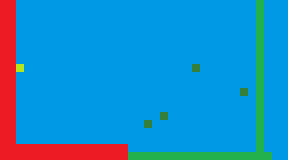

Tiled map render using the project's own tile images. Description and the whole map definition, tile-layer contents included, below:
An orthogonal 36x20 tile map with 8x8 px tiles, 1 tile layer (Layer), 2 tilesets and 8 objects.

<map version="1.10" tiledversion="1.11.2" orientation="orthogonal" renderorder="right-down" width="36" height="20" tilewidth="8" tileheight="8" infinite="0" backgroundcolor="#0099e6" nextlayerid="5" nextobjectid="51">
 <properties>
  <property name="LoadBackground" type="bool" value="true" />
 </properties>
 <tileset firstgid="1" source="Red.tsx" />
 <tileset firstgid="2" source="Green.tsx" />
 <layer id="1" name="Layer" width="36" height="20">
  <properties>
   <property name="Layer" type="int" value="5" />
  </properties>
  <data encoding="csv">
0,0,0,0,0,0,0,0,0,0,0,0,0,0,0,0,0,0,0,0,0,0,0,0,0,0,0,0,0,0,0,0,2,0,0,0,
1,0,0,0,0,0,0,0,0,0,0,0,0,0,0,0,0,0,0,0,0,0,0,0,0,0,0,0,0,0,0,0,2,0,0,0,
0,0,0,0,0,0,0,0,0,0,0,0,0,0,0,0,0,0,0,0,0,0,0,0,0,0,0,0,0,0,0,0,2,0,0,0,
1,0,0,0,0,0,0,0,0,0,0,0,0,0,0,0,0,0,0,0,0,0,0,0,0,0,0,0,0,0,0,0,2,0,0,0,
0,0,0,0,0,0,0,0,0,0,0,0,0,0,0,0,0,0,0,0,0,0,0,0,0,0,0,0,0,0,0,0,2,0,0,0,
1,0,0,0,0,0,0,0,0,0,0,0,0,0,0,0,0,0,0,0,0,0,0,0,0,0,0,0,0,0,0,0,2,0,0,0,
0,0,0,0,0,0,0,0,0,0,0,0,0,0,0,0,0,0,0,0,0,0,0,0,0,0,0,0,0,0,0,0,2,0,0,0,
1,0,0,0,0,0,0,0,0,0,0,0,0,0,0,0,0,0,0,0,0,0,0,0,0,0,0,0,0,0,0,0,2,0,0,0,
0,0,3,0,0,0,0,0,0,0,0,0,0,0,0,0,0,0,0,0,0,0,0,0,4,0,0,0,0,0,0,0,2,0,0,0,
1,0,0,0,0,0,0,0,0,0,0,0,0,0,0,0,0,0,0,0,0,0,0,0,0,0,0,0,0,0,0,0,2,0,0,0,
0,0,0,0,0,0,0,0,0,0,0,0,0,0,0,0,0,0,0,0,0,0,0,0,0,0,0,0,0,0,0,0,2,0,0,0,
1,0,0,0,0,0,0,0,0,0,0,0,0,0,0,0,0,0,0,0,0,0,0,0,0,0,0,0,0,0,4,0,2,0,0,0,
0,0,0,0,0,0,0,0,0,0,0,0,0,0,0,0,0,0,0,0,0,0,0,0,0,0,0,0,0,0,0,0,2,0,0,0,
1,0,0,0,0,0,0,0,0,0,0,0,0,0,0,0,0,0,0,0,0,0,0,0,0,0,0,0,0,0,0,0,2,0,0,0,
0,0,0,0,0,0,0,0,0,0,0,0,0,0,0,0,0,0,0,0,4,0,0,0,0,0,0,0,0,0,0,0,2,0,0,0,
1,0,0,0,0,0,0,0,0,0,0,0,0,0,0,0,0,0,4,0,0,0,0,0,0,0,0,0,0,0,0,0,2,0,0,0,
0,0,0,0,0,0,0,0,0,0,0,0,0,0,0,0,0,0,0,0,0,0,0,0,0,0,0,0,0,0,0,0,2,0,0,0,
1,0,0,0,0,0,0,0,0,0,0,0,0,0,0,0,0,0,0,0,0,0,0,0,0,0,0,0,0,0,0,0,2,0,0,0,
0,0,0,0,0,0,0,0,0,0,0,0,0,0,0,0,0,0,0,0,0,0,0,0,0,0,0,0,0,0,0,0,2,0,0,0,
1,0,1,0,1,0,1,0,1,0,1,0,1,0,1,0,2,2,2,2,2,2,2,2,2,2,2,2,2,2,2,2,2,2,0,0
</data>
 </layer>
 <objectgroup id="4" name="ObjectLayer">
  <properties>
   <property name="Layer" type="int" value="0" />
  </properties>
  <object id="32" gid="3" x="90" y="90" width="32" height="9">
   <properties>
    <property name="GroupName" value="MovingPlatform1" />
   </properties>
  </object>
  <object id="33" x="90" y="65">
   <properties>
    <property name="GroupName" value="MovingPlatform1Start" />
   </properties>
   <point />
  </object>
  <object id="34" x="90" y="120">
   <properties>
    <property name="GroupName" value="MovingPlatform1End" />
   </properties>
   <point />
  </object>
  <object id="39" x="20" y="45">
   <properties>
    <property name="GroupName" value="Coin" />
   </properties>
   <point />
  </object>
  <object id="40" x="20" y="120">
   <properties>
    <property name="GroupName" value="Coin" />
   </properties>
   <point />
  </object>
  <object id="41" x="160" y="120">
   <properties>
    <property name="GroupName" value="Coin" />
   </properties>
   <point />
  </object>
  <object id="42" x="245" y="98">
   <properties>
    <property name="GroupName" value="Coin" />
   </properties>
   <point />
  </object>
  <object id="46" x="50" y="90">
   <properties>
    <property name="GroupName" value="PlayerStart" />
   </properties>
   <point />
  </object>
 </objectgroup>
</map>
